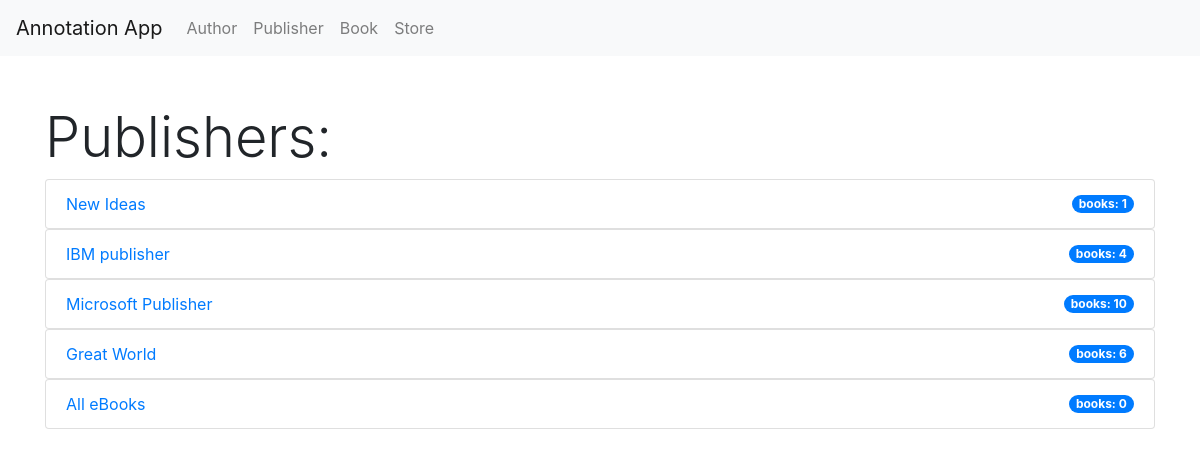
Screenshot of /publishers/ with the database file from the repository.
### book_app/models.py (models this page shows, shortened)
class Publisher(models.Model):
    name = models.CharField(max_length=300)

class Book(models.Model):
    name = models.CharField(max_length=300)
    pages = models.IntegerField()
    price = models.DecimalField(max_digits=10, decimal_places=2)
    rating = models.FloatField()
    authors = models.ManyToManyField(Author)
    publisher = models.ForeignKey(Publisher, on_delete=models.CASCADE)
    pubdate = models.DateField()

### book_app/views.py (the view)
# urls.py: path('publishers/', views.PublisherList.as_view(), name='publishers'),
class PublisherList(ListView):
    model = Publisher
    template_name = 'book_app/publishers.html'
    context_object_name = 'publishers'

### book_app/templates/book_app/publishers.html
{% extends "base.html" %}
{% block content %}
    <h1 class="display-4 mt-5">Publishers:</h1>
    {% for publisher in publishers %}
    <ul class="list-group">
        <li class="list-group-item d-flex justify-content-between align-items-center">
            <a href={% url 'publisher_detail' pk=publisher.pk %} class="card-link ml-0">{{ publisher.name }}</a>
        <span class="badge badge-primary badge-pill">books: {{ publisher.book_set.all|length }}</span>
        </li>
    </ul>
    {% endfor %}
{% endblock %}

### rows the page displays
Publisher: name "New Ideas", book_set.all|length "1"
Publisher: name "IBM publisher", book_set.all|length "4"
Publisher: name "Microsoft Publisher", book_set.all|length "10"
Publisher: name "Great World", book_set.all|length "6"
Publisher: name "All eBooks", book_set.all|length "0"
